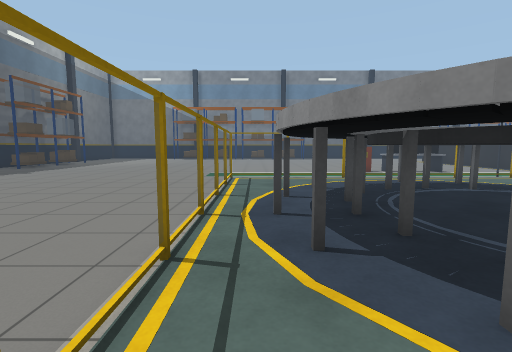
[1] (above)

24 first-person views from a walk through a world built for the Gazebo simulator. The camera is 1.1 m above the floor, tilts 6° down and sees 85° across. The floor is counted in squares, 1 m on a side. Each view is taken from the middle of a square. On the plan, view 1 faces up. The plan holds only what a view shows up to about 12 squares ahead; the rest is blank. The place goes on beyond the plan.

[2]
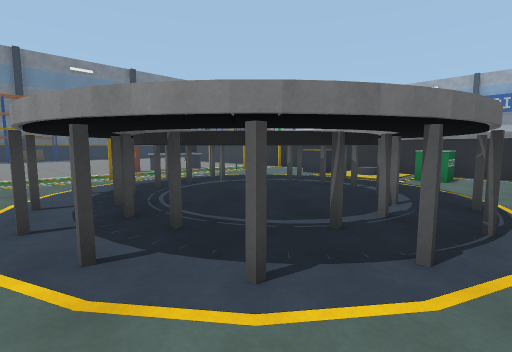

[3]
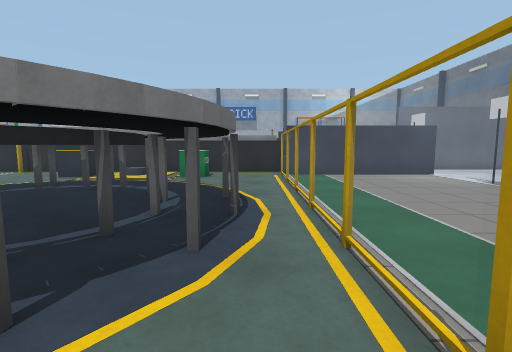

[4]
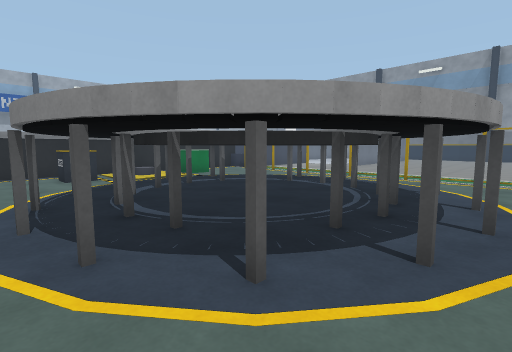

[5]
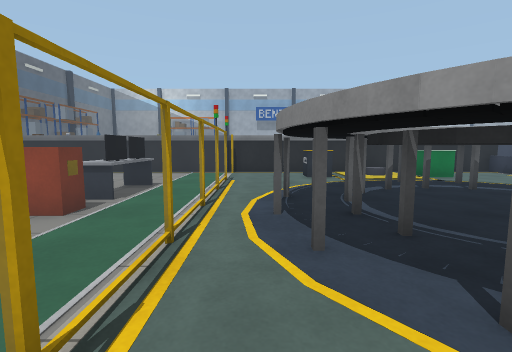

[6]
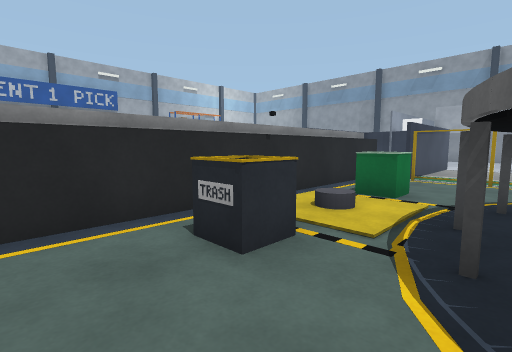

[7]
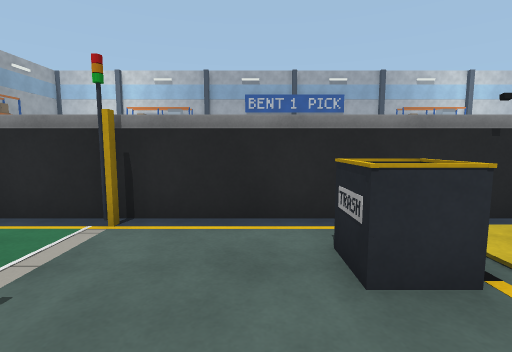

[8]
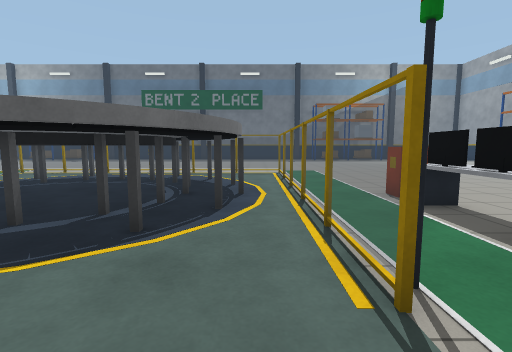

[9]
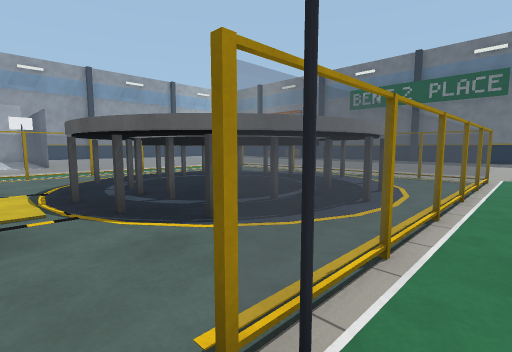

[10]
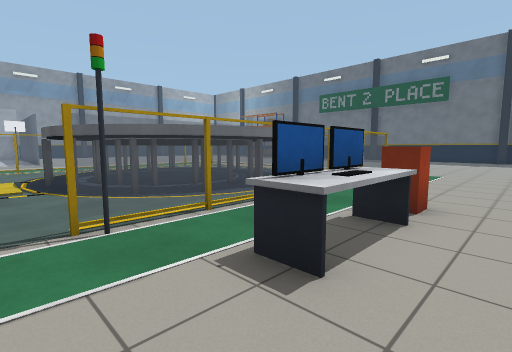

[11]
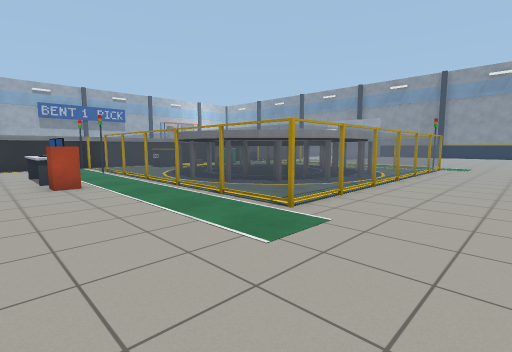

[12]
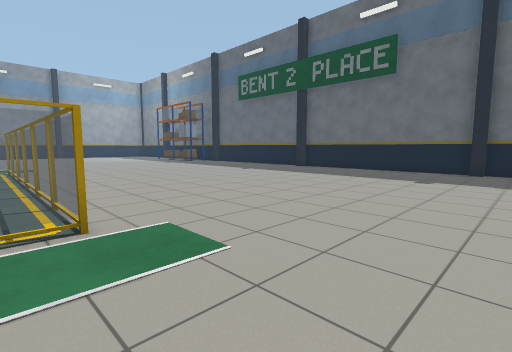

[13]
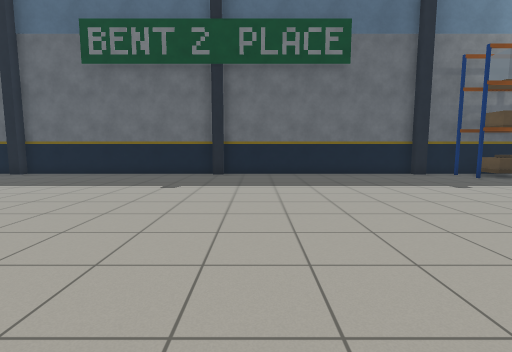

[14]
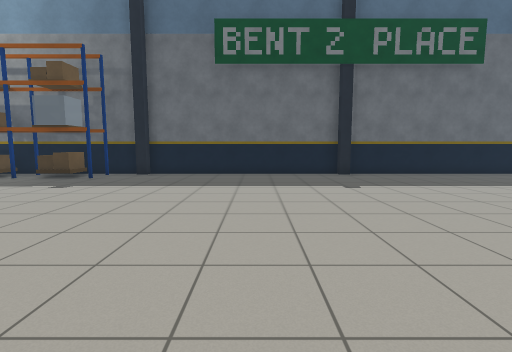

[15]
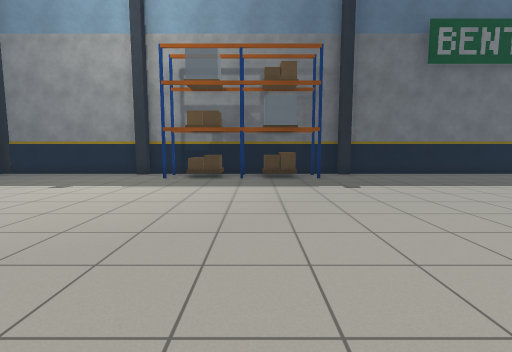

[16]
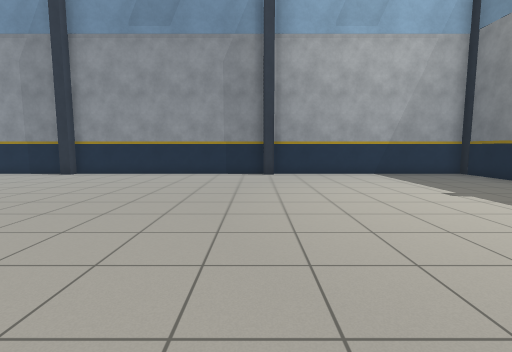

[17]
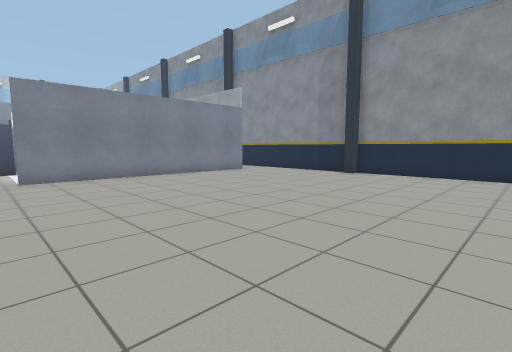

[18]
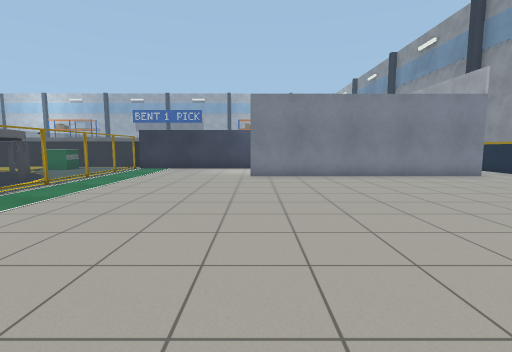

[19]
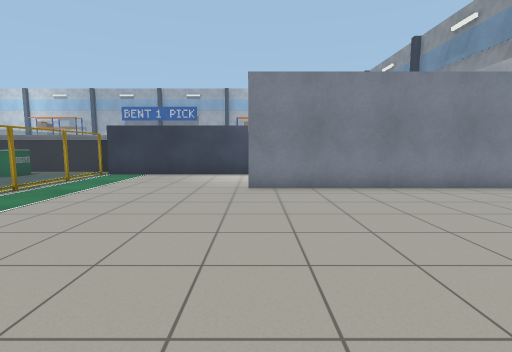

[20]
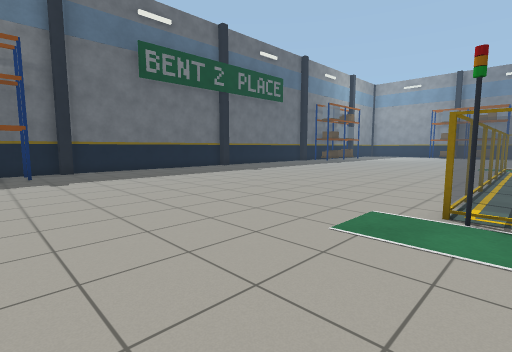

[21]
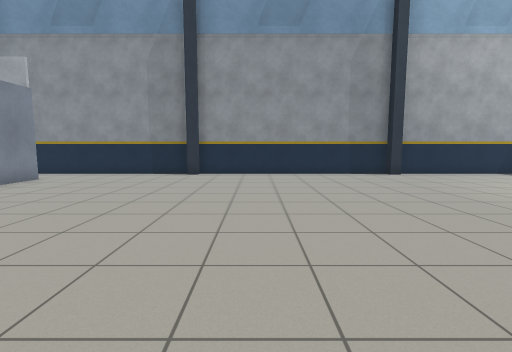

[22]
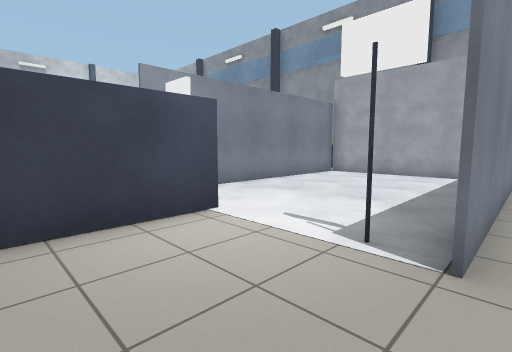

[23]
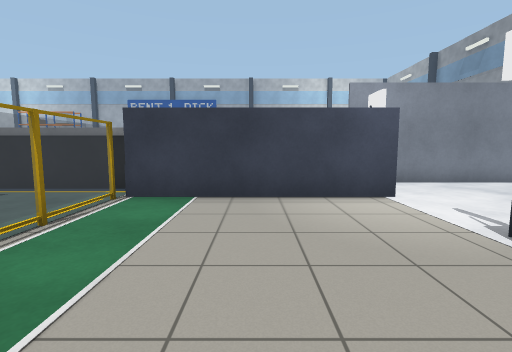

[24]
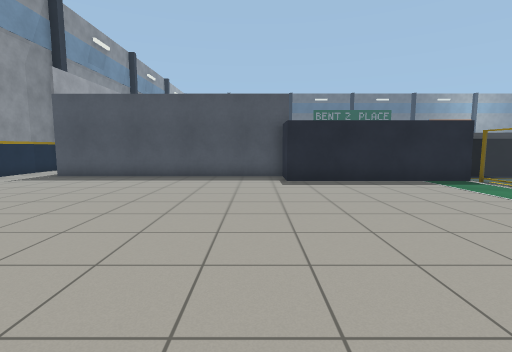

### Floor plan
Key: @ floor where view 1 was taken; # wall or solid block; . floor; F fence; P grey post; C dark grey cylinder; B bin; G grey cylinder; N conveyor; L blue post; R brown box; O other object.
Columns run from 14 left of view 1 to 24 right of it. Each row starts with its distance up from view 1.
 14  LL.......................
 13 #L..................OOO...N
 12 ##.................OOOO...NN
 11 #.........................NN
 10 #............FFFFFFFFFFF..NN
  9 #............F....PP......NN
  8 #............F..OPOOPO....NN
  7 #............F.OPPPPPPO.BBNN
  6 #............F.PPPCCPPP.BBNN
  5 #L...........FP PCC CPOP.GNN
  4 ##...........FP PCC CPOPGGNN
  3 #............F.PPPCCPPP.BBNN
  2 #............F.OPPPPPP .BBNN
  1 #............F..OPOOPO....NNN
  0 #............F@...PP......NNN.
 -1 #............FFFFFFFFFFFF##  #F
 -2 #........................#   #...
 -3 #L.......................#   #....
 -4 ##.......................#   #.....
 -5  LL......................#   #......
 -6  #R......................#   #.......
 -7  LR..................O...#  ##........
 -8  LL..................O      O..........
 -9  #R..................O      O.........
-10  LL..................O      O........
-11 #L...................O      O.......
-12 ##...................O      O......
-13 #....................O      O.....
-14 #....................O      O....
-15 #....................OOOOOOOO...
-16 #......................    ...
-17 L........L.......L...... L...
-18  #######################  ###

Positions as (right, up) in squares from view 1, and headings:
1: (0, 0), facing up
2: (0, 0), facing up-right
3: (0, 0), facing right
4: (0, 9), facing down-right
5: (0, 9), facing right
6: (8, 9), facing down-right
7: (8, 8), facing right
8: (11, 9), facing left
9: (10, 11), facing down-left
10: (10, 14), facing down-left
11: (-4, 14), facing down-right
12: (0, 14), facing down-left
13: (-2, 6), facing left
14: (-2, 1), facing left
15: (-2, -7), facing left
16: (-5, -6), facing down
17: (-3, -6), facing down-right
18: (-3, -7), facing right
19: (0, -7), facing right
20: (0, -6), facing up-left
21: (0, -6), facing down
22: (7, -4), facing down-right
23: (5, -4), facing right
24: (24, -8), facing left
